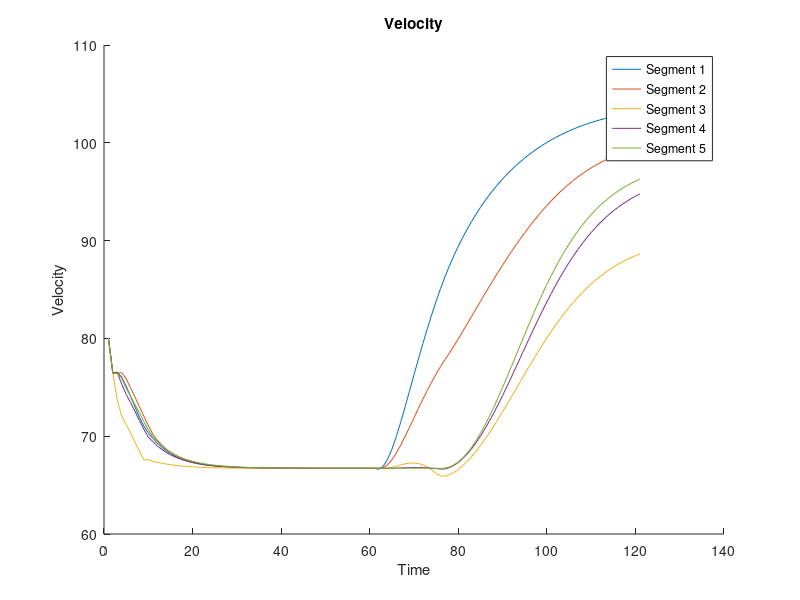
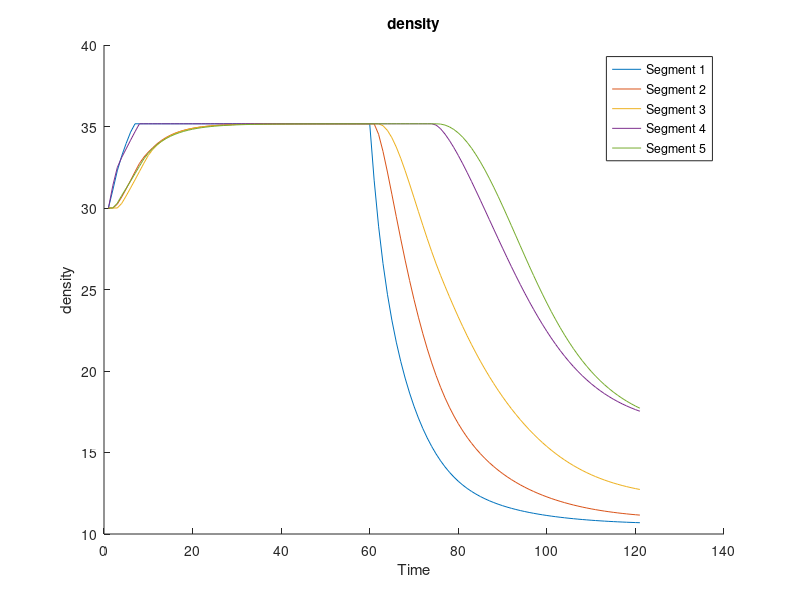

MATLAB code to generate these figures, in order:
% Student dependent variables
Da = [4 6 5];
Db = [1 8 8];
E1 = Da(1) + Db(1);
E2 = Da(2) + Db(2);
E3 = Da(3) + Db(3);

% Constants
global TAU MU Cr RHOm ALPHA K A Vf RHOc T L LAMBDA Dr;
TAU = 10/3600; % [hr]
MU = 80; % [km^2/hr]
Cr = 2000; % [veh/hr]
RHOm = 120; % [veh/hr/lane]
ALPHA = 0.1; % []
K = 10; % [veh/lane/km]
A = 2; % []
Vf = 110; % [km/hr]
RHOc = 33.5 + E1/3; % [veh/km/lane]
T = 10/3600; % [hr]
L = 1; % [km]
LAMBDA = 3; % [lanes]
Dr = 1500;

% functions
function [qi, rhonext] = nextrho(rhoi, qprev, qr, vi)
    global LAMBDA T L RHOc;
    qi = LAMBDA*rhoi*vi;
    rhonext = min([rhoi + (T/(LAMBDA*L))*(qprev - qi + qr) RHOc]);
end


function vnext = nextv(vi, vprev, rhonext, rhoi, VSL)
    global ALPHA Vf A RHOc T TAU L MU K;
    Vi = min([(1+ALPHA)*VSL; Vf*exp((-1/A)*(rhoi/RHOc)^A)]);
    posterm = vi + (T/TAU)*(Vi - vi) + (T/L)*vi*(vprev - vi);
    negterm = ((MU * T * (rhonext - rhoi))/(TAU * L * (rhoi + K)));
    vnext = posterm - negterm;
end

% Simulation
rho = zeros(5, 120);
v = zeros(5, 120);
omega = zeros(1,120);
rho(:,1) = 30 * ones(5,1);
v(:,1) = 80 * ones(5,1);

for k=1:120
    if k < 60
        q0 = 7000 + 100*E2;
    else
        q0 = 2000 + 100*E3;
    end

    [qi, rho(1,k+1)] = nextrho(rho(1,k), q0, 0, v(1, k));
    v(1, k+1) = nextv(v(1, k), v(1,k), rho(1+1, k), rho(1, k), 120);

    for i=2:3
        [qi, rho(i,k+1)] = nextrho(rho(i,k), qi, 0, v(i, k));
        v(i, k+1) = nextv(v(i, k), v(i-1,k), rho(i+1, k), rho(i, k), 120);
    end
    rx = 1;
    qr = min([rx*Cr; Dr+omega(k)/T; Cr*(RHOm - rho(4,k)/(RHOm-RHOc))]);
    omega(k+1) = omega(k) + T*(Dr - qr);
    [qi, rho(4, k+1)] = nextrho(rho(4,k), qi, qr, v(4, k));
    v(4, k+1) = nextv(v(4, k), v(3,k), rho(5,k), rho(4, k), 120);
    [~, rho(5,k+1)] = nextrho(rho(5,k), qi, 0, v(5, k));
    v(5, k+1) = nextv(v(5, k), v(5-1,k), rho(5, k), rho(5,k), 120);
    end

%plotting
figure()
title('Velocity')
xlabel('Time')
ylabel('Velocity')
hold on
for i=1:5
    plot(v(i,:))
end
legend('Segment 1', 'Segment 2', 'Segment 3', 'Segment 4', 'Segment 5')


figure()
title('density')
xlabel('Time')
ylabel('density')
hold on
for i=1:5
    plot(rho(i,:))
end
legend('Segment 1', 'Segment 2', 'Segment 3', 'Segment 4', 'Segment 5')
